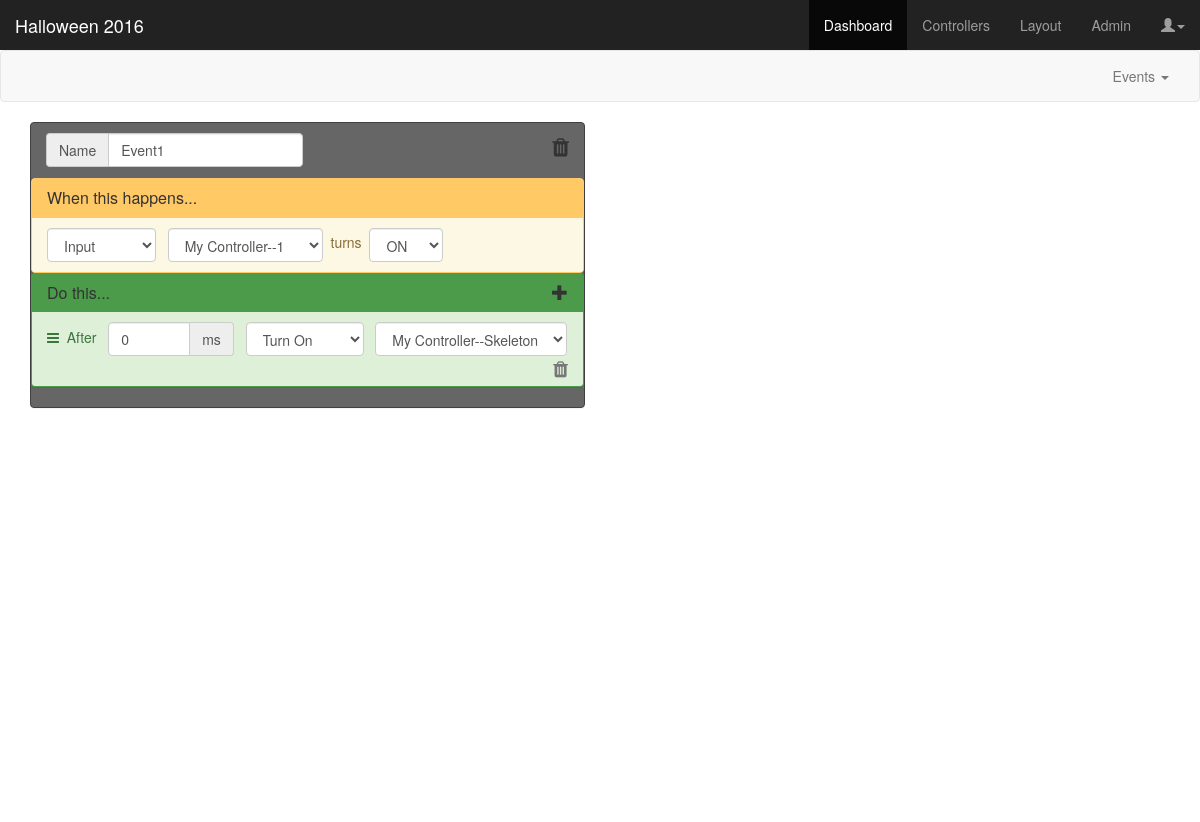
/dashboard, run on the app's committed database.
### app/models.py (models this page shows, shortened)
class Event(db.Model):
	id = db.Column(db.Integer, primary_key=True)
	project_id = db.Column(db.Integer, db.ForeignKey('project.id'))
	name = db.Column(db.String(24))
	loop = db.Column(db.Integer, default=1)
	triggers = db.relationship(
		'Trigger',
		secondary = event_triggers,
		primaryjoin = 'event_triggers.c.event_id == Event.id',
		secondaryjoin = 'event_triggers.c.trigger_id == Trigger.id',
		backref = db.backref('events', lazy='dynamic'),
		lazy = 'dynamic')
	actions = db.relationship(
		'Action',
		secondary = event_actions,
		backref = db.backref('events', lazy='dynamic'),
		lazy = 'dynamic')
	@property
	def serialize(self):
		return {
			'id': self.id,
			'project_id': self.project_id,
			'name': self.name,
			'loop': self.loop,
			'triggers': self.serialize_triggers,
			'actions': self.serialize_actions
		}
	@property
	def serialize_triggers(self):
		return [item.serialize for item in self.triggers]
	@property
	def serialize_actions(self):
		return [item.serialize for item in self.actions]

class Controller(db.Model):
	id = db.Column(db.Integer, primary_key=True)
	project_id = db.Column(db.Integer, db.ForeignKey('project.id'))
	color_id = db.Column(db.Integer, db.ForeignKey('color.id'))
	name = db.Column(db.String(25), unique=True)
	ports = db.relationship('Port', backref='controller')

### app/views.py (the view)
@app.route('/dashboard')
def dashboard():
	project = projectname
	controllers = Controller.query.filter(Controller.project_id==projectid)
	if controllers.count() == 0:
		return redirect("/controllers")
	return render_template('dashboard.html',
		title='Dashboard',
		projectname=project,
		inputs=[i.serialize for i in Port.query.filter(Port.type == 'input', Port.state != 'DISABLED')],
		triggertypes=[tt.serialize for tt in Triggertype.query.all()],
		actiontypes=[at.serialize for at in Actiontype.query.all()],
		outputs=[o.serialize for o in Port.query.filter(Port.type == 'output', Port.state != 'DISABLED')],
		sounds=sounds,
		events=[e.serialize for e in Event.query.all()]
	)

### app/models.py (called while the page is built)
	@property
	def serialize(self):
		return {
			'id': self.id,
			'name': self.name,
			'type': self.type
		}

	@property
	def serialize(self):
		return{
			'id': self.id,
			'name': self.name,
			'type': self.type
		}

	@property
	def serialize(self):
		return {
			'id': self.id,
			'cid': self.controller_id,
			'cname': self.controller.name,
			'port': self.port,
			'name': self.name,
			'state': self.state,
			'type': self.type,
			'color_id': self.controller.color_id
		}

	@property
	def serialize(self):
		return{
			'id': self.id,
			'input_id': self.input_id,
			'tt_id': self.triggertype_id,
			'param1': self.param1,
			'param2': self.param2
		}

	@property
	def serialize(self):
		aid = ''
		if self.actiontype_id == 4:
			aid = self.sound_id
		else:
			aid = self.output_id
		return{
			'id': self.id,
			'output_sound_id': aid,
			'actiontype_id': self.actiontype_id,
			'delay': self.delay,
			'param1': self.param1
		}

### app/templates/dashboard.html (shortened to what this page needs)
{% extends "base.html" %}
{% block content %}
<link href="static/css/dashboard.css" rel="stylesheet">
<nav class="navbar navbar-default">
  <div class="container-fluid">
    <div class="collapse navbar-collapse" id="navbar-collapse-1">
      <ul class="nav navbar-nav navbar-right">
        <li class="dropdown">
        <a href="#" class="dropdown-toggle" data-toggle="dropdown">Events <span class="caret"></span></a>
      </ul>
    </div>
  </div>
</nav>
<div class="container-fluid dashboard">
  <div class="col-md-6 odd-col">
    {% for e in events|selectattr("id", "odd") %}
    <div class="panel panel-event" id="event-{{ e.id }}">
      <form class="form-inline">
        <div class="panel-heading">
          <h3 class="panel-title">
            <div class="form-group">
              <div class="input-group">
                <span class="input-group-addon">Name</span>
                <input type="text" class="form-control" name="eventname" value="{{ e.name }}">
              </div>
            </div>
            <span class="pull-right">
              <i class="fa fa-trash fa-lg form-control-static delete-event" data-eventid="event-{{ e.id }}"></i>
            </span>
          </h3>
        </div>
        <div class="panel panel-trigger">
          <div class="panel-heading">
            <h3 class="panel-title">When this happens...</h3>
          </div>
          <ul class="list-group trigger-list">
            {% for t in e.triggers %}
            <li class="list-group-item list-group-item-warning" id="trigger-{{ t.id }}">
              <select class="form-control triggertype_select" name="triggertype_id">
                {% for tt in triggertypes %}
                <option value="{{ tt.id }}">{{ tt.name }}</option>
                {% endfor %}
              </select>&nbsp;&nbsp;
              <span class="trigger-group Input">
                <select class="form-control" name="trigger_id">
                  {% for i in inputs %}
                  <option value="{{ i.id }}">{{ i.cname }}--{{ i.name }}</option>
                  {% endfor %}
                </select>
                &nbsp;turns&nbsp;
                <select class="form-control" name="inputstate">
                  <option value="ON">ON</option>
                </select>
              </span>
            </li>
            {% endfor %}
          </ul>
        </div>
        <div class="panel panel-action">
          <div class="panel-heading">
            <h3 class="panel-title">Do this...<div class="add-action pull-right" data-placement="right" data-toggle="tooltip" title="Add an Action to this Event..." data-eventid="event-{{ e.id }}" data-container="body"><span class="glyphicon glyphicon-plus"></span></div></h3>
          </div>
          <ul class="list-group sortable action-list">
            {% for a in e.actions %}
            <li class="list-group-item list-group-item-success" id="action-{{ a.id }}">
              <i class="fa fa-bars"></i><span>&nbsp;&nbsp;After&nbsp;&nbsp;</span>
              <div class="input-group">
                <input type="text" class="form-control delay" name="action-{{ a.id }}-delay" value="{{ a.delay }}" size=5>
                <span class="input-group-addon">ms</span>
              </div>&nbsp;&nbsp;
              <select class="form-control actiontype_select" name="action-{{ a.id }}-actiontype_id">
                {% for at in actiontypes %}
                <option value="{{ at.id }}">{{ at.name }}</option>
                {% endfor %}
              </select>&nbsp;&nbsp;
              <span class="action-group Turn Toggle Blink">
                <select class="form-control output_id" name="action-{{ a.id }}-output_id">
                  {% for o in outputs %}
                  <option value="{{ o.id }}">{{ o.cname }}--{{ o.name }}</option>
                  {% endfor %}
                </select>&nbsp;&nbsp;
              </span>
              <i class="pull-right fa fa-trash fa-lg form-control-static text-muted delete-action" data-actionid="action-{{ a.id }}" data-eventid="event-{{ e.id }}"></i>
            </li>
            {% endfor %}
          </ul>
        </div>
      </form>
    </div>
    {% endfor %}
  </div>
  <div class="col-md-6 even-col">
              </div>
</div>
{% endblock %}

### app/static/css/dashboard.css (style rules this page uses)
body { padding-top: 50px; }
.dashboard { height: calc(100vh - 100px); }
.panel-trigger { border: 1px solid #FFC966; margin-bottom: 0; }
.panel-trigger > .panel-heading { background-color: #FFC966; }
.panel-action { background-color: #4b9b4b; }
.panel-event { background-color: #666666; border: 1px solid #404040; }

### data on the page
Event: eventname "Event1", trigger_id "My Controller--1", delay "0", name "My Controller--Skeleton"

### other printed values
{{ projectname }} "Halloween 2016"
form field triggertype_id "Input"
form field value "Turn On"
